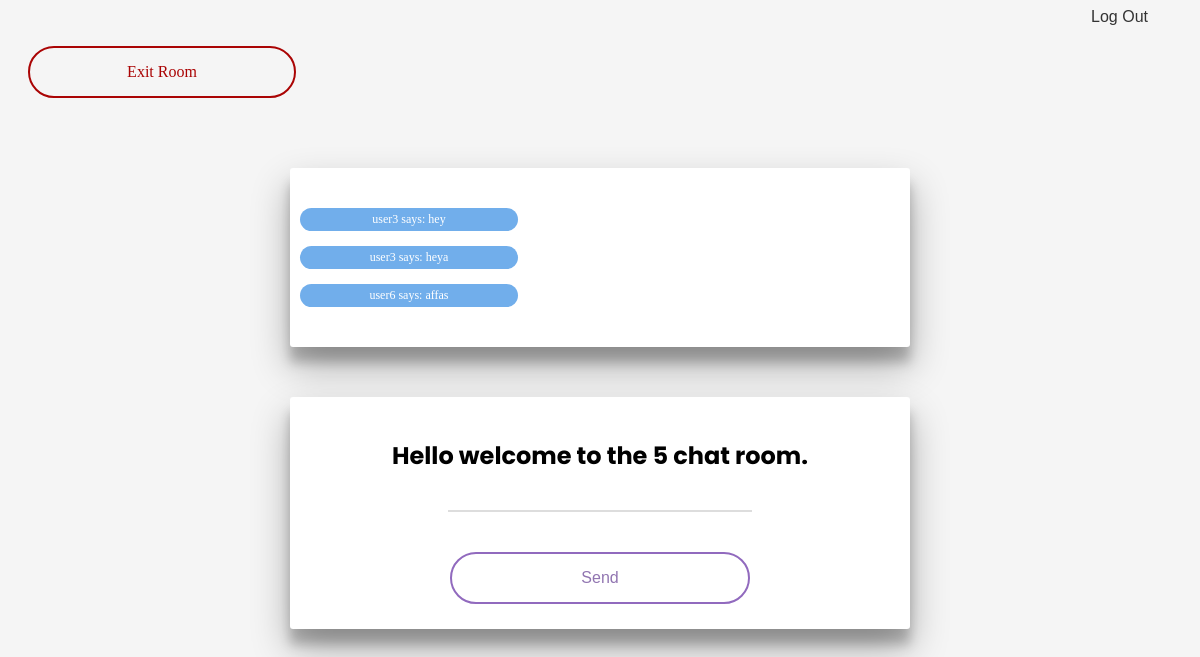
Page /5/ (signed in) on the committed database.
### chatapp/models.py (models this page shows, shortened)
class Chat(models.Model):
    user = models.ForeignKey(User, on_delete=models.DO_NOTHING)
    content = models.CharField(max_length=1000)
    room = models.ForeignKey(ChatRoom, on_delete=models.CASCADE)
    created = models.DateTimeField(auto_now_add=True)

### chatapp/views.py (the view)
# urls.py: path("<str:room_name>/", views.room, name='room')
@login_required(login_url='account_login')
def room(request, room_name):
	room_name = room_name.replace(" ", "_").lower()
	chat_room = ChatRoom.objects.filter(name__iexact=room_name).first()
	if chat_room:
		chats = Chat.objects.filter(room=chat_room)
	else:
		ChatRoom.objects.create(name=room_name)
		chats = []
	context =  {'room_name':room_name, 'chats':chats}
	return render(request, 'room.html', context)

### templates/room.html (shortened to what this page needs)
<!DOCTYPE html>
{% load static %}
<html>
<head>
	<link rel="stylesheet" href="{% static 'style.css' %}">
</head>
<body>
	{% include 'nav.html' %}
	<a class="leaveButton" href="{% url 'index' %}">Exit Room</a>
	<div class="container">
		<div id='chat-log'>
			{% for chat in chats.all %}
				{% if chat.user.id == request.user.id %}
				<div class="message sender">
					{{ chat.content }}
				</div>
				{% else %}
				<div class="message receiver">
					{{ chat.content }}
				</div>
				{% endif %}
			{% endfor %}
		</div>
	</div>
	<div class="container">
		<h1 class="heading">Hello welcome to the {{ room_name.title|upper }} chat room.</h1>
		<input class='textinput' id="chat-message-input" type="text" size="80">
		<input class="button" id="chat-message-submit" type="button" value="Send">
	</div>
</body>
</html>

### static/style.css (style rules this page uses)
body { background-color: #f5f5f5; }
.container { width: 50vw; margin: 50px auto; padding: 25px 10px; background-color: #ffffff; border-radius: 3px; text-align: center; box-shadow: 0 19px 38px rgba(0,0,0,0.30), 0 15px 12px rgba(0, 0, 0, 0.22); }
.heading { font-family: 'Poppins', sans-serif; font-size: 1.5rem; }
.textinput { border: none; border-bottom: 2px solid #ddd; line-height: 1.2rem; transition: 0.3s; margin-bottom: 40px; width: 50%; }
.button { background-color: #ffffff; color: #9175b1; border: 0.16em solid #916abe; border-radius: 2em; padding: 15px 32px; text-align: center; text-decoration: none; display: inline-block; font-size: 16px; cursor: pointer; transition: 0.3s; width: 50%; }
.message { color: #ffffff; width: 35%; padding: 4px; border-radius: 2em; margin: 15px 0px; font-family: Georgia, 'Times New Roman', Times, serif; font-size: 12px; }
.receiver { background-color: #71aeeb; }
.leaveButton { background-color: #f5f5f5; border-color: #aa0404; color: #aa0404; border: 0.16em solid #aa0404; border-radius: 2em; padding: 15px 32px; text-align: center; text-decoration: none; display: inline-block; font-size: 16px; cursor: pointer; transition: 0.3s; width: 200px; margin: 20px; }

### rows in the picture
Chat: content "user3 says: hey"
Chat: content "user3 says: heya"
Chat: content "user6 says: affas"

### other values in the picture
{{ room_name.title|upper }} "5"
